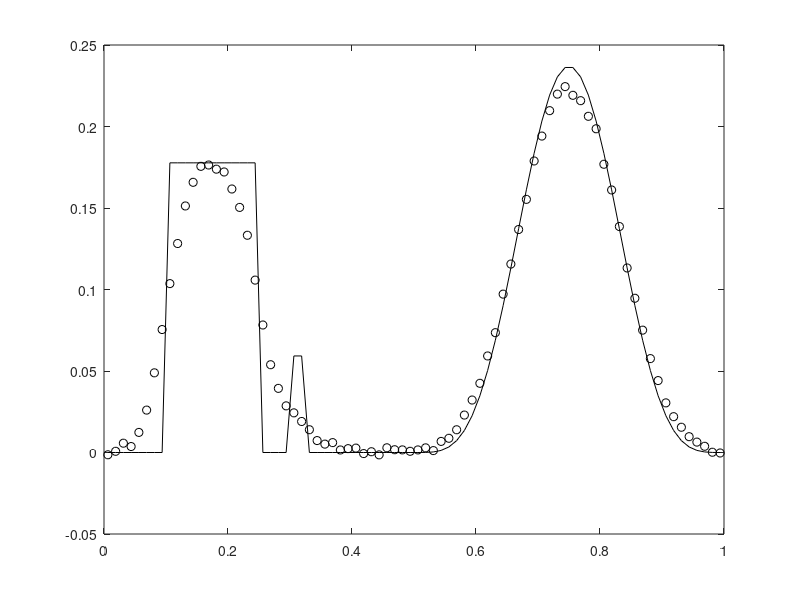
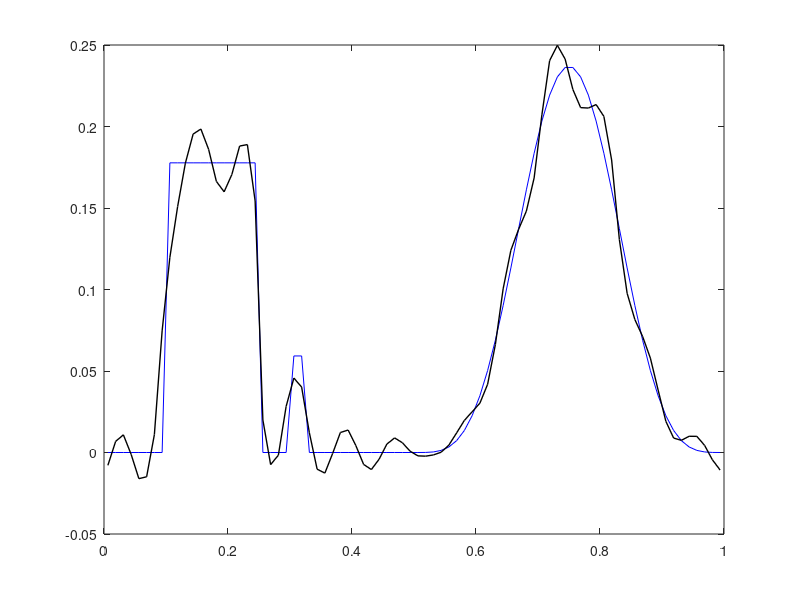

Write the MATLAB code that produced these figures, in order.
%  
%  1d image deblurring problem with independent increment (anisotropic) 
%  IGMRF prior. Spatially dependent increment weights are computed 
%  iteratively using Algorithm 4.1. 
%
%  Regularization parameter is computed using GCV. 
%
%  This m-file was used to generate Figures in Chapter 4 of the book.
%
%  written by John Bardsley 2016.
%
%  First, create the Toeplitz matrix A (a zero boundary condition is
%  assumed) resulting from a symmetric Gaussian kernel. 
clear all, close all
n      = 80; % No. of grid points
h      = 1/n;
t      = [h/2:h:1-h/2]';
sig    = .03; % Kernel width
kernel = (1/sqrt(2*pi)/sig) * exp(-(t-h/2).^2/2/sig^2);
A      = toeplitz(kernel)*h;
%
% Next, set up true solution x_true and generate blurred, noisy data.
x_true  = 50*(.75*(.1<t&t<.25) + .25*(.3<t&t<.32) ...
                               + (.5<t&t<1).*sin(2*pi*t).^4);
x_true  = x_true/norm(x_true);
Ax      = A*x_true;
err_lev = 2; % Percent error in data
sigma   = err_lev/100 * norm(Ax) / sqrt(n);
eta =  sigma * randn(n,1);
b = Ax + eta;
figure(1),
plot(t,x_true,'k',t,b,'ko')
%
% First derivative matrix D for the increments: Neumann BC.
D = spdiags([-ones(n,1) ones(n,1)],[0 1],n-1,n);

% Edge-preserving reconstruction algorithm
niters = input(' Enter # of iterations of GMRF edge-preserving reconstruction algorithm. ');
for i=1:niters
    % Compute the weight matrix.
    if i==1, G = speye(n-1,n-1);
    else,    G = diag(1./sqrt((D*xalpha).^2+.001)); end
    % Define the prior precision.
    L = D'*G*D;
    % Compute GCV choice of alpha
    GCV_fn = @(a) norm(A*((A'*A+a*L)\(A'*b))-b)^2/(n-trace(A*((A'*A+a*L)\A')))^2;
    alpha  = fminbnd(GCV_fn,0,1);
    % Compute the Tikhonov regularized solution.
    xalpha = (A'*A+alpha*L)\(A'*b);
    fprintf('iteration = %d\n',i)
end

% Plot reconstruction
figure(2)
plot(t,x_true,'b',t,xalpha,'k','LineWidth',1)
